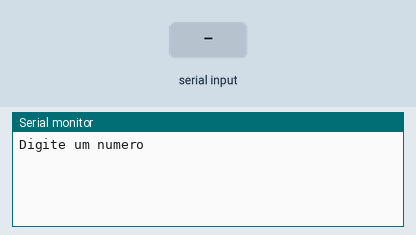
Recording of a sketch running on a simulated Arduino Uno, built with avr-gcc and run on an emulated ATmega328P. On the bench: the last lines printed to the serial monitor. The test bench sets the inputs (shaded band).

Above: at 1.2 s.
1.3 s: "90,45\n" received over Serial
At 2.4 s:
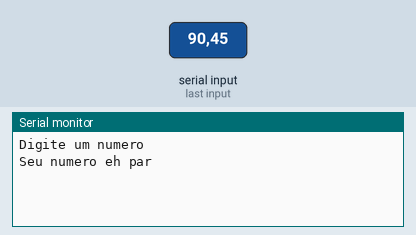
At 4.7 s:
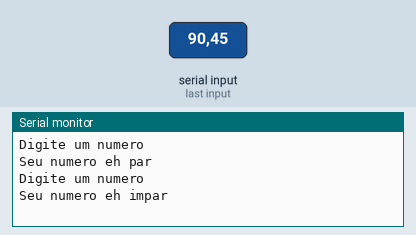

Measured:
- after the input at 1.3 s, the serial monitor: prints a new line at once (image 1)

The sketch:

ex_12_07_051.ino
```cpp
/*Faça um programa que receba um número do usuário e
informe se este número é par ou ímpar.*/
//Variaveis
int numero;

void setup()
{
  Serial.begin(9600);
}

void loop()
{
  //entrada
  Serial.println("Digite um numero");
  while(!Serial.available());
  numero = Serial.parseInt();

  //saida
  if(numero % 2 == 1){
  Serial.println("Seu numero eh impar");
  }else{
  Serial.println("Seu numero eh par");
  }
   Serial.println();
 delay(2000);
}
```
